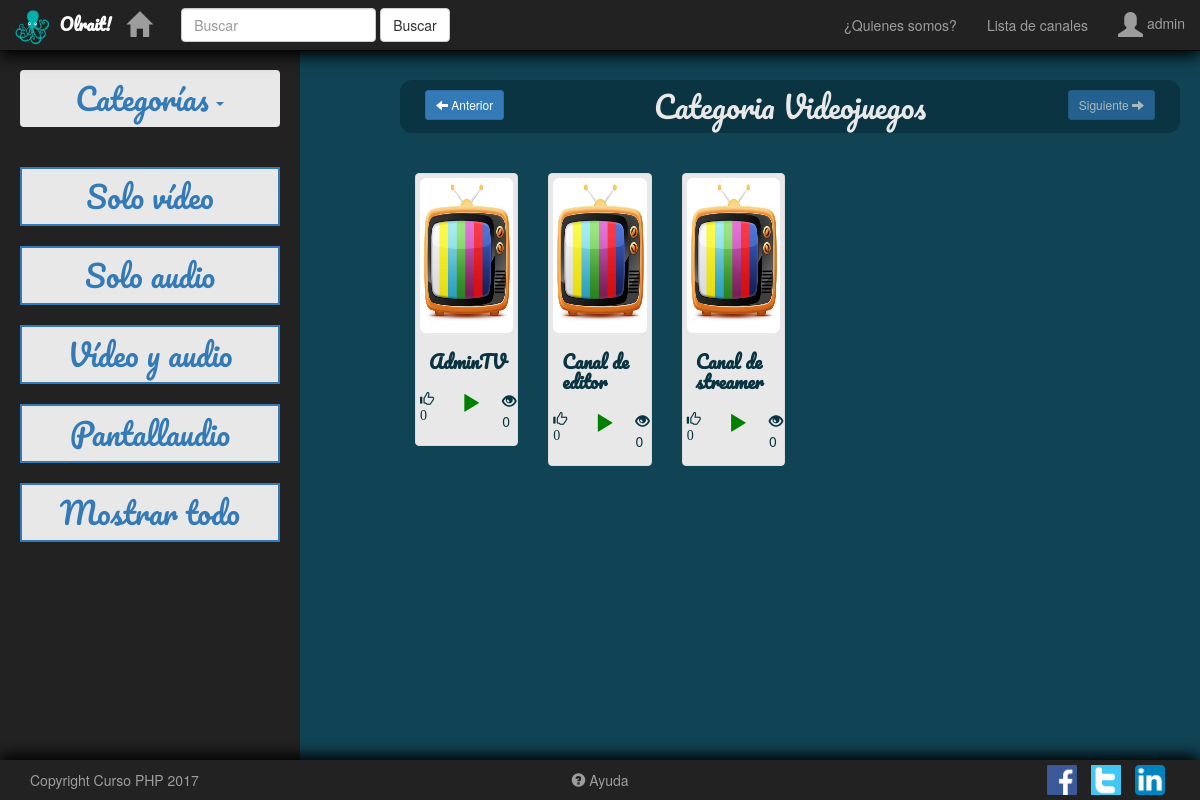
The app's page /categoria.php?categoria=1&nombre=Videojuegos&pagina=1 (signed in) with its own data.
### tables this page shows
CREATE TABLE `categorias` (
  `id` int(10) UNSIGNED NOT NULL,
  `nombre` text NOT NULL
);

CREATE TABLE `usuarios` (
  `id` int(11) UNSIGNED NOT NULL,
  `nombre_usuario` text NOT NULL,
  `contrasena` text NOT NULL,
  `nombre` text NOT NULL,
  `correo` text NOT NULL,
  `descripcion` longtext,
  `grupo` int(11) NOT NULL,
  `fecha_creacion` timestamp NOT NULL DEFAULT CURRENT_TIMESTAMP,
  `titulo_canal` text NOT NULL,
  `descripcion_canal` longtext,
  `imagen_canal` text,
  `visitas` int(11) NOT NULL,
  `votos` int(11) NOT NULL,
  `id_categoria` int(11) NOT NULL,
  `emitiendo` tinyint(1) NOT NULL,
  `imagen_perfil` text,
  `token` text NOT NULL,
  `token_creado` timestamp NOT NULL DEFAULT '0000-00-00 00:00:00',
  `tipo_emision` text NOT NULL
);

### modelos/conexion.php (called while the page is built, shortened)
<?php
function conectarDB() {
	$servidor = "localhost";
	$usuario = "root";
	$contrasena = "";
	$baseDeDatos = "olrait";
	return mysqli_connect($servidor, $usuario, $contrasena, $baseDeDatos);
}
function hacerListado($consulta) {
	$enlace = conectarDB();
	mysqli_set_charset($enlace, 'utf8');
	$resultado = mysqli_query($enlace, $consulta);
	$listado = [];
	if ($resultado) {
		while ($fila = mysqli_fetch_array($resultado, MYSQLI_ASSOC)) {
			$listado[] = $fila;
		}
	}
	return $listado;
}
?>

### categoria.php (the view, shortened to what this page needs)
<?php
include_once("modelos/conexion.php");
function obtenerImagenCanalUsuario($id) {
  $imagen = hacerListado("SELECT imagen_canal FROM usuarios WHERE id='$id'");
  $rutaImagen  = "./img/usuarios/" . $id . "/" . "img_canal/";
  $imagenPorDefecto = "./img/usuarios/default_canal.jpg";
  return $imagen = (!empty($imagen[0]["imagen_canal"]) && file_exists($rutaImagen))? $rutaImagen . $imagen[0]["imagen_canal"]: $imagenPorDefecto;
}
function obtenerCategoriasPorId($id) {
  $consulta = hacerListado("SELECT * FROM categorias where id = '$id'");
  return (!empty($consulta))? $consulta[0]: false;
}
function obtenerNumeroDeUsuariosPorFiltroYCategoria($filtro, $categoria) {
  if (!empty($filtro) && !empty($categoria)) {
    $consulta = hacerListado("SELECT COUNT(id) AS total FROM usuarios WHERE tipo_emision = '$filtro' AND id_categoria = '$categoria'");
  } elseif (empty($filtro) && !empty($categoria)) {
    $consulta = hacerListado("SELECT COUNT(id) AS total FROM usuarios WHERE id_categoria = '$categoria'");
  } else {
    $consulta = hacerListado("SELECT COUNT(id) AS total FROM usuarios");
  }
  return (!empty($consulta))? $consulta[0]["total"]:  false;
}
$elementosPorPagina = 5;
?>
<div class="container-fluid contenido-main">
  <?php
  include_once("aside.php");
  $categoria = (!empty($_GET["categoria"])) ? $_GET["categoria"] : false;
  $categorias = (!empty($categoria))?obtenerCategoriasPorId($categoria):false;
  $filtro = (!empty($_GET["tipo_emision"])) ? $_GET["tipo_emision"] : false;
  $offset = (($_GET["pagina"]-1)*$elementosPorPagina);
  $filtrados = mostrarUsuariosPorFiltroYCategoria($filtro, $categoria, $elementosPorPagina, $offset);
  $numeroPaginaAnterior = $_GET["pagina"] - 1;
  $numeroPaginaPosterior = $_GET["pagina"] + 1;
  $paginaAnterior = "categoria.php?categoria=" . $categoria . "&tipo_emision=" . $filtro . "&pagina=" . $numeroPaginaAnterior;
  $paginaPosterior = "categoria.php?categoria=" . $categoria . "&tipo_emision=" . $filtro . "&pagina=" . $numeroPaginaPosterior;
  $desactivarBotonAnterior = "";
  $desactivarBotonPosterior = "";
  $numeroDeUsuarios = obtenerNumeroDeUsuariosPorFiltroYCategoria($filtro, $categoria);
  $numeroDePaginas = ceil($numeroDeUsuarios / $elementosPorPagina);
  if($_GET["pagina"]==1 && $_GET["pagina"] >= $numeroDePaginas){
    $desactivarBotonAnterior = "disabled='disabled'";
    $paginaAnterior = "";
    $desactivarBotonPosterior = "disabled ='disabled";
    $paginaPosterior = "";
  }elseif($_GET["pagina"] == 1){
    $desactivarBotonAnterior = "disabled='disabled";
    $paginaAnterior = "";
  }elseif($_GET["pagina"] >= $numeroDePaginas){
    $desactivarBotonPosterior = "disabled='disabled";
    $paginaPosterior = "";
  }
  ?>
  <div class="contenido-pagina-categoria">
    <div class="row" >
      <div class="destacados-categoria">
        <div class="col-md-2 col-xs-2 btn-pag-cat">
          <a href="<?= $paginaAnterior; ?>" class="btn btn-primary  btn-sm pull-left previous <?= $desactivarBotonAnterior; ?>"><span class="glyphicon glyphicon-arrow-left"></span> Anterior</a>
        </div>
        <div class="col-md-8 col-xs-8 text-center">
          <h2 class="tit-pag-cat">Categoria <?= $categorias["nombre"] ?></h2>
        </div>
        <div class="col-md-2 col-xs-2 text-right btn-pag-cat text-right">
          <a href=" <?= $paginaPosterior; ?>" class="btn btn-primary btn-sm pull-right next <?= $desactivarBotonPosterior; ?>">Siguiente <span class="glyphicon glyphicon-arrow-right"></span></a>
        </div>
        <div class="clearfix"></div>
      </div>
      <?php
      foreach ($filtrados as $usuario) :
        $estadoConexion = $usuario["emitiendo"] ? "glyphicon glyphicon-play icono-categoria icono-categoria-play" : "glyphicon glyphicon-stop icono-categoria icono-categoria-stop";
        $imagen = obtenerImagenCanalUsuario($usuario["id"]);
        ?>
        <div class="col-xs-6 col-sm-6 col-lg-2 col-md-2 tarjeta-usuario-categoria">
          <div class="thumbnail contenido-tarjeta-usuario-categoria">
            <a href="reproductor.php?canal=<?=$usuario["nombre_usuario"]?>"><img class="img-responsive img-rounded imagen-usuario-categoria" src="<?= $imagen ?>"></a>
            <div class="caption">
              <h4><a href="reproductor.php?canal=<?=$usuario["nombre_usuario"]?>" class="titulo1"><?= $usuario["titulo_canal"] ?></a>
              </h4>
            </div>
            <div class="row ratings">
              <p class="col-lg-4 col-md-4 col-xs-4 col-sm-4 mano">
                <span class="glyphicon glyphicon-thumbs-up"> <?= $usuario["votos"] ?></span>
              </p>
              <p class="col-lg-4 col-md-4 col-xs-2 col-sm-2">
                <span class="<?=$estadoConexion; ?>"></span>
              </p>
              <p class="col-lg-4 col-md-4 col-xs-4 col-md-4 pull-right mano">
                <span class="glyphicon glyphicon-eye-open"></span> <?= $usuario["visitas"] ?>
              </p>
            </div>
          </div>
        </div>
      <?php endforeach; ?>
    </div>
  </div>
</div>
<?php
include_once("master.php");
?>

### css/styles.css (style rules this page uses)
body { padding-top: 80px; padding-bottom: 60px; background-color: #3f4245; color: #e8e8e8; background-color: rgb(16,68,85); max-width: 100%; overflow-x: hidden; }
h1, h2, h3, h4, h5, h6 { font-family: 'Olrait'; }

### categoria.php (style rules this page uses)
.destacados-categoria { border: solid 10px rgb(10,52,66); border-radius: 12px; background-color: rgb(10,52,66); margin: 0 20px 40px 0; }
.tarjeta-usuario-categoria { padding-bottom: 25px; }
.imagen-usuario-categoria { height: 155px !important; width: 100%; }
.contenido-tarjeta-usuario-categoria { background-color: #e8e8e8; }
.mano { color: rgb(10,52,66); }
.titulo1 { color: rgb(10,52,66); font-weight: bolder; }
.icono-categoria { font-size: 20px; text-align: center; }
.icono-categoria-play { color: green; }
.tit-pag-cat { margin: 0 !important; }

### records on screen
categorias: nombre "Videojuegos"
usuarios: titulo_canal "AdminTV", votos "0", emitiendo 1 (drawn), visitas "0"
usuarios: titulo_canal "Canal de editor", votos "0", emitiendo 1 (drawn), visitas "0"
usuarios: titulo_canal "Canal de streamer", votos "0", emitiendo 1 (drawn), visitas "0"

### other values on screen
$_SESSION["usuario"]["nombre_usuario"] "admin"
